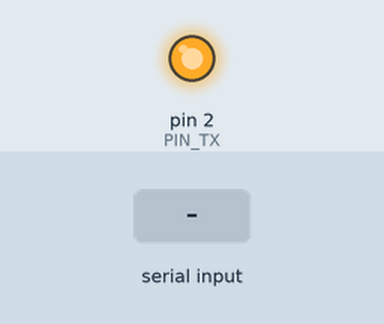
The sketch below on a simulated Arduino Uno, built with avr-gcc and run on an emulated ATmega328P. On the bench: output pins drawn as LEDs (lit = HIGH). Inputs (shaded band) come from the test bench.

Above: at 1.2 s.
1.3 s: "1\n" received over Serial
At 2.99 s:
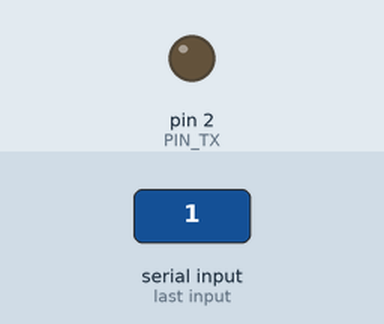
4.3 s: byte 10 ('\n') received over Serial
At 6.6 s:
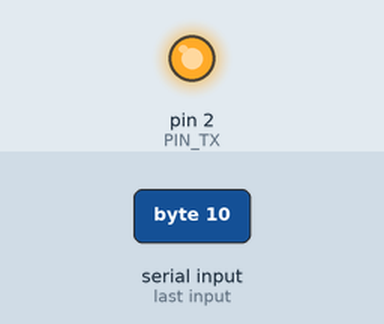
7.3 s: "0\n" received over Serial
At 7.55 s:
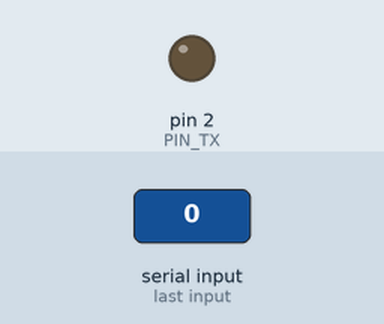
10.3 s: "2\n" received over Serial
At 13.2 s:
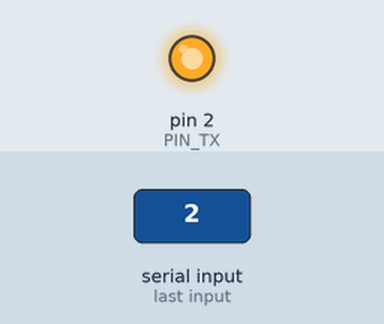
Timing chart, 0 to 14.3 s (numbered marks = the images above; inputs shaded):
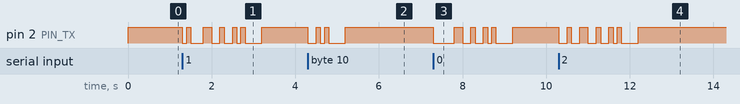

Measured:
- after the input at 1.3 s, pin 2 (PIN_TX): HIGH → LOW at once, → HIGH 0.10 s later, → LOW 0.10 s later, → HIGH 0.30 s later, … (12 changes in this stretch)
- after the input at 4.3 s, pin 2 (PIN_TX): goes LOW 0.20 s, HIGH 0.10 s, LOW 0.10 s, HIGH 0.10 s, LOW 0.40 s, then HIGH, starting at once
- after the input at 7.3 s, pin 2 (PIN_TX): HIGH → LOW at once, → HIGH 0.50 s later, → LOW 0.20 s later, → HIGH 0.20 s later, … (10 changes in this stretch)
- after the input at 10.3 s, pin 2 (PIN_TX): HIGH → LOW at once, → HIGH 0.20 s later, → LOW 0.10 s later, → HIGH 0.20 s later, … (12 changes in this stretch)

The sketch:

one_line_A.ino
```cpp
#include "common.h"
//#define DEBUG
#ifdef DEBUG
char dbgstr[100];
#endif

// Constants and variables used in Sender State Machine (SSM)
#define STATE_IDLE      1
#define STATE_START     2
#define STATE_TRANSMIT  3
#define STATE_END       4

#define SUCCESS         1
#define ERR_NOT_READY   -1

int SSMpin;
byte SSMbuffer;
int SSMstate;
int SSMcountSent;
unsigned long SSMlastTime;

// Functions for the operations of Sender State Machine (SSM)
void SSMInit(int tx_pin); // Initialization of SSM
bool SSMIsReady(void);    // Check if SSM is ready for sending a byte
int SSMSend(byte input);  // Send a byte
void SSMLoop();           // SSM main loop (should be periodically called)

// Function: SSMInit()
// Description: Initialization of SSM
void SSMInit(int tx_pin)
{
  SSMpin = tx_pin;
  pinMode(SSMpin, OUTPUT);
  digitalWrite(SSMpin, HIGH);
  SSMstate = STATE_IDLE;
}

// Function: SSMIsReady()
// Deacription: Check if SSM is ready for sending a byte
bool SSMIsReady()
{
  if (SSMstate == STATE_IDLE) return true;
  else return false;
}

// Function: SSMSend()
// Description: Send a byte
int SSMSend(byte input)
{
  SSMbuffer = input;
  SSMcountSent = 0;
  SSMlastTime = millis();
  digitalWrite(SSMpin, LOW);
  SSMstate = STATE_START;
#ifdef DEBUG
  sprintf(dbgstr, "Send byte %02X , change state to STATE_START", SSMbuffer);
  Serial.println(dbgstr);
#endif
}

// Function: SSMLoop()
// Description: SSM main loop (should be periodically called)
void SSMLoop()
{
  unsigned long current;
  switch (SSMstate) {
    byte outbit;
    case STATE_START:
      current = millis();
      if(current-SSMlastTime >= BIT_INTERVAL) {
        SSMlastTime = current;
        SSMcountSent = 1;
        outbit = SSMbuffer & 0x01;
        if(outbit == 1)
          digitalWrite(SSMpin, HIGH);
        else digitalWrite(SSMpin, LOW);
        SSMbuffer >>= 1;
        SSMstate = STATE_TRANSMIT;
#ifdef DEBUG
        sprintf(dbgstr, "STATE_START: send first bit: %d, change to STATE_TRANSMIT", outbit);
        Serial.println(dbgstr);
#endif
      }
      break;

    case STATE_TRANSMIT:
      current = millis();
      if(current-SSMlastTime >= BIT_INTERVAL) {
        SSMlastTime = current;
        if(SSMcountSent < 8) {
          SSMcountSent++;
          outbit = SSMbuffer & 0x01;
          if( outbit == 1)
            digitalWrite(SSMpin, HIGH);
          else digitalWrite(SSMpin, LOW);
          SSMbuffer >>= 1;
#ifdef DEBUG
          sprintf(dbgstr, "STATE_TRANSMIT: send bit %d: %d", SSMcountSent, outbit);
          Serial.println(dbgstr);
#endif
        }
        else {
          digitalWrite(SSMpin, HIGH);
          SSMstate = STATE_END;
#ifdef DEBUG
          Serial.println("STATE_TRANSMIT: change to STATE_END");
#endif
        }
      }
      break;

    case STATE_END:
      current = millis();
      if(current-SSMlastTime >= BIT_INTERVAL) {
        SSMstate = STATE_IDLE;
#ifdef DEBUG
        Serial.println("STATE_END: change to STATE_IDLE");
#endif
      }
      break;

    default: {}
  }
}

void setup() {
  Serial.begin(115200);
  SSMInit(PIN_TX);
#ifdef DEBUG
  Serial.println("Program Start....");
#endif
}

// Global variables used in loop()
byte buffer[100];
int length = 0;
int current_sent = 0;
bool sending = false;

void loop() {
  byte incomingByte;
  if(!sending) {
    if(Serial.available() > 0) {
      incomingByte = Serial.read();
      buffer[length++] = incomingByte;
      if(incomingByte == '\n') sending = true;
    }
  }
  else {
    if(SSMIsReady()) {
      SSMSend(buffer[current_sent++]);
      if(current_sent==length) {
        length = 0;
        current_sent = 0;
        sending = false;
      }
    }
  }
  SSMLoop();
}
```

common.h
```cpp
#ifndef _COMMON_
#define _COMMON_

#define BIT_INTERVAL  100 //ms
#define PIN_TX 2
#define PIN_RX 3

#endif
```
